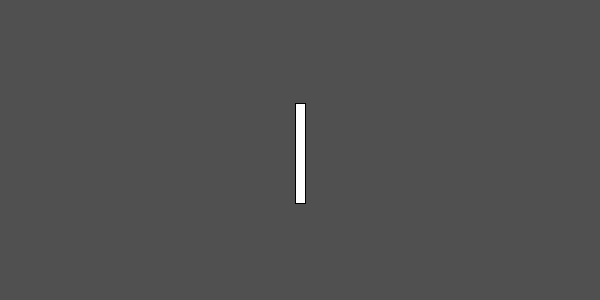
Frame 1 (no input)
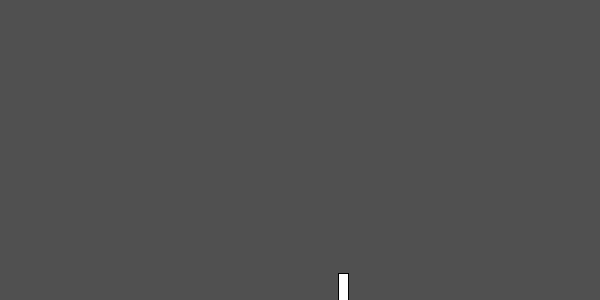
Frame 60 (the mouse pressed at the canvas centre just before this capture)
Frame 120 (the mouse held since frame 60 and released just before this capture): identical to frame 60, image omitted

The Processing sketch that drew these frames (run headless with seeded random() and noise(); from frame 60 on, the mouse is pressed at the canvas centre):

// Processing sketch: sketch_4
// ── sketch_4.pde
// change the values computed for x and y so that the rectangle moves in a circle

void setup() {
  size(600, 300);
  rectMode(CENTER);
}

void draw() {
  background(80);
  float x = width/2 + sin(radians(frameCount)) * 50;
  float y = height/2 + sin(radians(frameCount)) * 200;
  rect(x, y, 10, 100);
}
